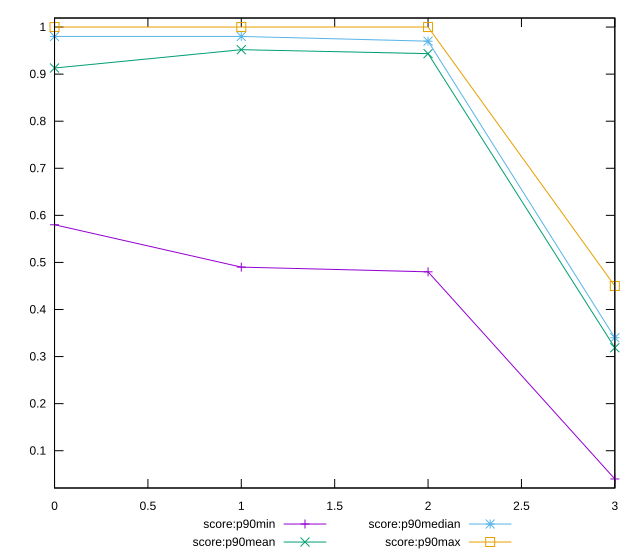

Reproduce this figure in gnuplot.
reset

$scoreP90Min <<EOF
0 0.58
1 0.49
2 0.48
3 0.04
EOF

$scoreP90Mean <<EOF
0 0.9129787234042552
1 0.951914893617021
2 0.9435106382978717
3 0.318723404255319
EOF

$scoreP90Median <<EOF
0 0.98
1 0.98
2 0.97
3 0.34
EOF

$scoreP90Max <<EOF
0 1
1 1
2 1
3 0.45
EOF

set key outside below
set xrange [0:3]
set yrange [0.020800000000000003:1.0192]
set trange [0.020800000000000003:1.0192]
set terminal svg size 640, 560 enhanced background rgb 'white'
set output "reports/report_00028_2021-02-24T12-49-42.674Z/first-cpu-idle/progression/score.svg"

plot $scoreP90Min title "score:p90min" with linespoints, \
     $scoreP90Mean title "score:p90mean" with linespoints, \
     $scoreP90Median title "score:p90median" with linespoints, \
     $scoreP90Max title "score:p90max" with linespoints

reset
